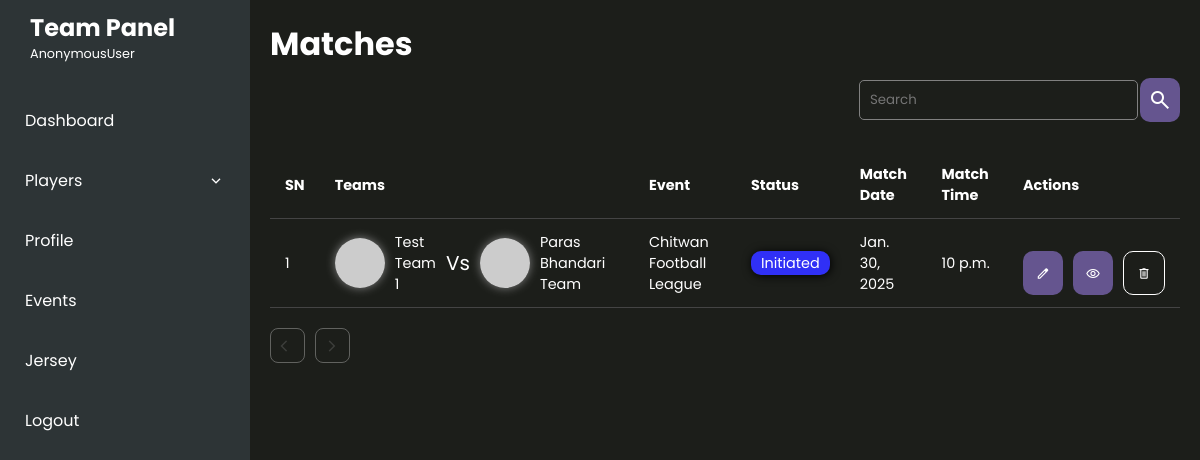
Page /match/matches/ on the committed database.
### matchApp/models.py (models this page shows, shortened)
class Match(models.Model):
    event = models.ForeignKey(Event,on_delete=models.CASCADE,blank=True,null=True,related_name='matches')
    team1 = models.ForeignKey(EventTeam, on_delete=models.CASCADE, related_name='match_team1')
    team2 = models.ForeignKey(EventTeam, on_delete=models.CASCADE, related_name='match_team2')
    is_address_default = models.BooleanField(default=False)
    status = models.CharField(max_length=20,choices=constants.MatchStatus.choices,default=constants.MatchStatus.INITIATED)
    match_date = models.DateField()
    match_time = models.TimeField(blank=True,null=True)
    place = models.CharField(max_length=255,blank=True,null=True)
    match_complete = models.BooleanField(default=False)
    notes = models.TextField(null=True,blank=True)
    schedule = models.BooleanField(default=False)
    created_at = models.DateTimeField(auto_now_add=True,blank=True,null=True)
    updated_at = models.DateTimeField(auto_now=True,blank=True,null=True)

### sportsApp/models.py (models this page shows, shortened)
class EventTeam(models.Model):
    event = models.ForeignKey(Event,on_delete=models.CASCADE)
    team = models.ForeignKey(Team,on_delete=models.CASCADE)
    is_verified = models.BooleanField(default=False)
    created_at = models.DateTimeField(auto_now_add=True)
    updated_at = models.DateTimeField(auto_now=True)

class Event(models.Model):
    title = models.CharField(max_length=255)
    event_type = models.CharField(max_length=20,choices=constants.EVENT_TYPE.choices,default=constants.EVENT_TYPE.KNOCKOUT)
    status = models.CharField(max_length=20,choices=constants.EventStatus.choices,default=constants.EventStatus.INITIATED)
    banner = models.ImageField(upload_to='images/events/',blank=True,null=True)
    logo = models.ImageField(upload_to='images/events/',blank=True,null=True)
    event_organizer = models.ForeignKey(EventOrganizer,on_delete=models.CASCADE,blank=True,null=True,related_name='events')
    event_age_limit = models.PositiveIntegerField()
    is_verified = models.BooleanField(default=False)
    entry_fee = models.DecimalField(max_digits=10000,decimal_places=3)
    registration_start_date = models.DateTimeField()
    registration_end_date = models.DateTimeField()
    event_start_date = models.DateTimeField(blank=True,null=True)
    event_end_date = models.DateTimeField(blank=True,null=True)
    match_duration = models.DurationField(blank=True,null=True)
    province = models.ForeignKey(Province, on_delete=models.SET_NULL,null=True)
    district = models.ForeignKey(District, on_delete=models.SET_NULL,null=True)
    municipality = models.ForeignKey(Municipality, on_delete=models.SET_NULL,null=True)
    area = models.CharField(max_length=255)
    created_at = models.DateField(auto_now_add=True)
    updated_at = models.DateField(auto_now=True)
    def __str__(self) -> str:
        return self.title

### team/models.py (models this page shows, shortened)
class Team(models.Model):
    SPORT_TYPES = (
        ('FOOTBALL','Football'),
    )
    name = models.CharField(max_length=255,db_index=1)
    total_players = models.PositiveIntegerField(default=10,blank=True, null=True)
    sports_genere = models.CharField(max_length=25,choices=SPORT_TYPES,default='FOOTBALL',blank=True)
    short_name = models.CharField(unique=True,max_length=10,blank=True,null=True)
    is_organizers_team = models.BooleanField(default=False)
    email = models.EmailField(max_length=100,blank=True,null=True)
    phone = models.CharField(max_length=10,blank=True,null=True)
    address = models.CharField(max_length=255,blank=True,null=True)
    province = models.ForeignKey(Province, on_delete=models.SET_NULL,null=True)
    district = models.ForeignKey(District, on_delete=models.SET_NULL,null=True)
    municipality = models.ForeignKey(Municipality, on_delete=models.SET_NULL,null=True)
    is_verified = models.BooleanField(default=False)
    user = models.ForeignKey(User,on_delete=models.CASCADE,null=True,blank=True,related_name='team')
    logo = models.ImageField(upload_to="images/teams/",blank=True,null=True)
    banner = models.ImageField(upload_to='images/banner/',blank=True,null=True)
    gender = models.CharField(max_length=25,choices=constants.GENDER_OPTIONS.CHOICES,default=constants.GENDER_OPTIONS.MALE)
    created_at = models.DateTimeField(auto_now_add=True)
    updated_at = models.DateTimeField(auto_now=True)

### matchApp/views.py (the view)
# urls.py: path('matches/',views.match_list_view,name='match'),
def match_list_view(request):
    matches = Match.objects.all()
    print(Match.objects.count())
    return render(request,'matches/all_match.html',{'matches':matches})

### sportsApp/context_processors.py (called while the page is built)
def permissions_processor(request):
    permissions = {
        "is_organizer": False,
        "is_staff": False,
    }
    if request.user.is_authenticated:
        if request.user.is_staff:
            permissions['is_organizer'] = True
        elif request.user.groups.filter(name='TeamGroup').exists():
             permissions["is_team"] = True
    return {"permissions": permissions}

### sportsApp/templates/matches/all_match.html
{% extends 'event/event_index.html' %}
{% block content %}
{% include 'matches/match_list.html' %}
{% endblock content %}

### sportsApp/templates/matches/match_list.html (shortened to what this page needs)
<div class="responsive-table-box">
  <h2>Matches</h2>
    <div class="filter_box">
        <div class="search">
           <input type="search" placeholder="Search"/>
           <button class="global_btn"><span class="material-symbols-outlined">
            </span></button>
        </div>
    </div>
   <div class="team_listing" id="team-form" >
    <table class="responsive-table">
      <tbody>
        <thead>
          <tr>
            <th>SN</th>
            <th>Teams</th>
            <th>Event</th>
            <th>Status</th>
            <th>Match Date</th>
            <th>Match Time</th>
            <th>Actions</th>
          </tr>
        </thead>
        <tbody>
          {% for match in matches %}
              <tr>
                <td>{{ forloop.counter|add:0 }}</td>
                <td>
                    <div class="table_avatar_box">
                        <div class="team team1">
                            <div class="avatar">
                                <img src="https://picsum.photos/10{{ forloop.counter|add:0 }}" alt="">
                            </div>
                            <p>{{match.team1.team.name}}</p>
                        </div>
                        <p>Vs</p>
                        <div class="team team2">
                            <div class="avatar">
                                <img src="https://picsum.photos/10{{ forloop.counter|add:20 }}" alt="">
                            </div>
                            <p>{{match.team2.team.name}}</p>
                        </div>
                    </div>
                </td>
                <td>{{match.event}}</td>
                <td><span class="event_status {{match.status}}">{{match.status}}</span></td>
                <td>{{match.match_date}}</td>
                <td>{{match.match_time}}</td>
                <td>
                  <div class="td_actions">
                    <a href="{% url 'edit-match-admin' match.id %}">
                    <button class="global_btn" type="button">
                      <span class="icon material-symbols-outlined">
                        </span>
                    </button>
                  </a>
                  <a href="{% url 'match-profile' match.id %}">
                    <button class="global_btn" type="button">
                      <span class="icon material-symbols-outlined">
                        </span>
                    </button>
                  </a>
                    <button class="global_btn outline" type="button" onclick="handleOpenAlert('{{match.id}}','Do you want to delele match of {{match.team1.team.name}} vs {{match.team2.team.name}}?','If you delete the match you may lose the match data')">
                      <span class="icon material-symbols-outlined">
                        </span>
                    </button>
                  </div>
                </td>
              </tr>
            {% endfor %}
        </tbody>
      </tbody>
    </table>
  <div class="pagination">
    {% if page_obj.has_previous %}
        <a href="?page={{ page_obj.previous_page_number }}" class="prev">
          <span class="material-symbols-outlined">
            arrow_back_ios
            </span>
        </a>
    {% else %}
        <span class="disabled">
          <span class="material-symbols-outlined">
            </span>
        </span>
    {% endif %}
    {% if page_obj.has_next %}
        <a href="?page={{ page_obj.next_page_number }}" class="next">
          <span class="material-symbols-outlined">
            arrow_forward_ios
            </span>
        </a>
    {% else %}
        <span class="disabled">
          <span class="material-symbols-outlined">
            </span>
        </span>
    {% endif %}
  </div>
</div>

### static/styles/main.css (style rules this page uses)
* { padding: 0; margin: 0; box-sizing: border-box; font-family: "Poppins", sans-serif; }
:root { --global_blue:rgb(84, 84, 255); --primary-color:#65558f; --box-color:#353535; --error-red:rgb(254, 93, 93); }
p { font-size: 20px; color: rgb(197, 197, 197); }
body, html { margin: auto; }
body { background-color: #1c1e1a; position: relative; }
a { text-decoration: none; }
.avatar { vertical-align: middle; width: 50px; height: 50px; border-radius: 50%; }
.leaderboard_button, .global_btn { padding-left: 20px; padding-right: 20px; min-width: 100px; min-height: 44px; background-color: var(--primary-color); color: white; border-radius: 50px; border: none; font-size: 0.9rem; margin-top: 20px; cursor: pointer; }
.leaderboard_button.outline, .global_btn.outline { background-color: transparent; border: 1px solid white; }
.avatar { height: 50px; width: 50px; border-radius: 50%; box-shadow: 0px 0px 10px gray; }
.avatar img { height: 50px; width: 50px; border-radius: 50%; }
h1, h2, h3, h4 { color: white; }
p { color: white; }
.responsive-table-box { color: white; }
.responsive-table-box .filter_box { padding: 10px 0px; display: flex; justify-content: right; margin-bottom: 10px; -moz-column-gap: 20px; column-gap: 20px; place-items: center; }
.responsive-table-box .filter_box .search { display: flex; place-content: center; place-items: center; }
.responsive-table-box .filter_box .search .global_btn { min-width: 25px; width: 30px; display: flex; place-content: center; place-items: center; margin: 0; margin-left: 2px; border-radius: 10px; }
.responsive-table-box .filter_box input { height: 40px; min-width: 200px; background-color: transparent; border: 1px solid gray; border-radius: 5px; padding: 10px; color: white; }
.responsive-table-box .table_avatar_box { display: flex; -moz-column-gap: 10px; column-gap: 10px; place-items: center; }
.responsive-table-box .table_avatar_box .team { display: flex; place-content: center; place-items: center; -moz-column-gap: 10px; column-gap: 10px; }
.responsive-table-box .table_avatar_box .team p { font-size: 0.9rem; }
.responsive-table { width: 100%; border-collapse: collapse; margin: 20px 0; font-size: 18px; overflow: hidden; color: white; }
.responsive-table th, .responsive-table td { padding: 12px 15px; font-size: 0.9rem; text-align: left; }
.responsive-table th a, .responsive-table td a { color: white; font-size: 0.9rem; }
.responsive-table thead th { color: #ffffff; font-weight: bold; border-bottom: 1px solid #444; }
.responsive-table tbody td { border-bottom: 1px solid #444; }
.responsive-table .td_actions { display: flex; -moz-column-gap: 10px; column-gap: 10px; }
.responsive-table .td_actions button { border-radius: 10px; min-width: 20px; width: 20px; height: 20px; display: flex; place-content: center; place-items: center; }
.responsive-table .td_actions button .icon { font-size: 15px; }
.pagination { display: flex; align-items: center; gap: 10px; }
.pagination a, .pagination span { padding: 5px; border-radius: 8px; font-size: 14px; text-decoration: none; display: inline-block; width: 35px; height: 35px; display: flex; place-content: center; place-items: center; }
.pagination .disabled { border: 1px solid white; opacity: 0.3; color: #888888; }
.content h2 { font-size: 32px; font-weight: bold; }
.event_status { padding: 2px; box-shadow: 1px 1px 10px black; border-radius: 10px; padding-left: 10px; padding-right: 10px; }
.event_status.Initiated, .event_status.initiated { background-color: rgb(48, 48, 246); }

### rows in the picture
Match: team1.team.name "Test Team 1", team2.team.name "Paras Bhandari Team", event "Chitwan Football League", status "Initiated", match_date "Jan. 30, 2025", match_time "10 p.m."

### other values in the picture
{{ request.user }} "AnonymousUser"
